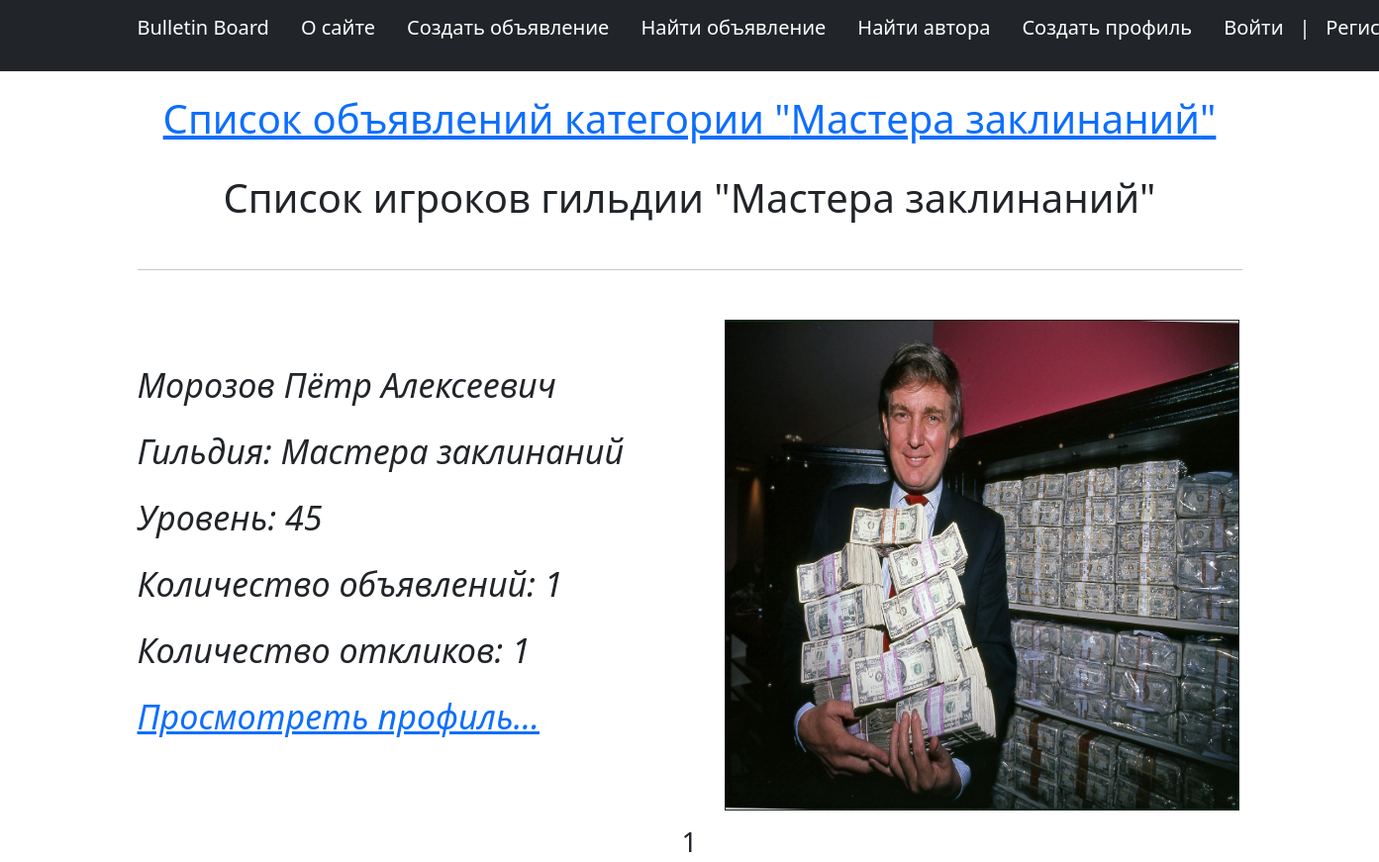
/authors_by_category/spellmasters, run on the app's committed database.
### board/models.py (models this page shows, shortened)
class Category(models.Model):
    name = models.CharField(max_length=100, verbose_name='Название категории')
    slug = models.SlugField(max_length=100, db_index=True, verbose_name='Slug категории', unique=True)
    def __str__(self):
        return self.name
    class Meta:
        verbose_name = 'Категория'
        verbose_name_plural = 'Категории'

class Players(models.Model):
    user = models.OneToOneField(User, on_delete=models.CASCADE, related_name='player', verbose_name='username')
    level = models.IntegerField(default=0, verbose_name='Уровень', validators=[MinValueValidator(0, message='Ошибка! Минимально допустимое значение: 0'),
                                                                                MaxValueValidator(50, message='Ошибка! Максимально допустимое значение: 50')])
    name = models.CharField(max_length=100,verbose_name='Имя', validators=[MinLengthValidator(2, message='Ошибка! Минимально допустимое количество символов: 2'),
                                                                           MaxLengthValidator(100, message='Ошибка! Максимально допустимое количество символов: 100')])
    age = models.IntegerField(blank=True, null=True, verbose_name='Возраст', validators=[MinValueValidator(14, message='Минимально допустимый возраст игрока 14 лет'),
                                                                                         MaxValueValidator(123, message='Вам не может быть столько лет!')])
    sex = models.CharField(max_length=10, choices=[('Male', 'Мужской'),('Female', 'Женский')], verbose_name='Пол')
    city = models.CharField(max_length=100, blank=True, verbose_name='Город проживания', null=True,
                            validators=[MinLengthValidator(2, message='Ошибка! Минимально допустимое количество символов: 2'),
                                        MaxLengthValidator(100, message='Ошибка! Максимально допустимое количество символов: 100')])
    guild = models.ForeignKey(to='Category', on_delete=models.PROTECT, related_name='player', blank=True, verbose_name='Гильдия')
    rating = models.FloatField(default=0.0, validators=[MinValueValidator(0.0, message='Ошибка! Минимально допустимое значение: 0.0'),
                                                        MaxValueValidator(5.0, message='Ошибка! Максимально допустимое значение: 5.0')], verbose_name='Рейтинг игрока')
    registration_time = models.DateTimeField(auto_now_add=True)
    profile_picture = models.ImageField(upload_to='photo/players/%Y/%m/%d', default='photo/players/default/Аватарка по умолчанию.jpg', verbose_name='Аватарка')
    def get_absolute_url(self):
        return reverse('player', kwargs={'player_id' : self.pk})
    def count_of_posts(self):
        return len(self.events.all())
    class Meta:
        verbose_name = 'Игрок'
        verbose_name_plural = 'Игроки'

class Event(models.Model):
    player = models.ForeignKey(Players, on_delete=models.CASCADE, related_name='events', verbose_name='Автор объявления')
    title = models.CharField(verbose_name='Заголовок', max_length=100,
                             validators=[MinLengthValidator(10, message='Минимально допустимое количество символов: 50!'),
                                         MaxLengthValidator(100, message='Максимально допустимое количество символов: 100!')])
    text = models.TextField(verbose_name='Содержание', validators=[MinLengthValidator(100, message='Минимально допустимое количество символов: 100!')])
    category = models.ManyToManyField(Category, related_name='events', verbose_name='Категория')
    is_published = models.BooleanField(default=False, choices=list(map(lambda x: (bool(x[0]), x[1]),[(0, 'Черновик'), (1, 'Опубликовано')])), verbose_name='Этап публикации')
    time_create = models.DateTimeField(auto_now_add=True, verbose_name='Дата создания')
    time_update = models.DateTimeField(auto_now=True, verbose_name='Дата обновления')
    awards = models.TextField(verbose_name='Награды за событие',
                              validators=[MinLengthValidator(50, message='Минимально допустимое количество символов: 50!')])
    requirement_level = models.IntegerField(default=0, verbose_name='Рекомендуемый уровень',
                              validators=[MinValueValidator(0, message='Минимально допустимый уровень: 0!'),
                                          MaxValueValidator(50, message='Максимально допустимый уровень: 50!')])
    slug = models.SlugField(verbose_name='URL объявления',
                            validators=[MinLengthValidator(5, message='Минимально допустимое количество символов: 5!'),
                                        MaxLengthValidator(50, message='Максимально допустимое количество символов: 50!')], unique=True)
    photo = models.ImageField(upload_to='photo/%Y/%m/%d', default=None, null=True, blank=True, verbose_name='Фото контент')
    video = models.FileField(upload_to='video/%Y/%m/%d', default=None, null=True, blank=True,
                              verbose_name='Видео контент')
    objects = models.Manager()
    published = Published()
    class Meta:
        verbose_name = 'Объявление'
        verbose_name_plural = 'Объявления'

### board/views.py (the view)
# urls.py: path('category/<slug:category_slug>', views.show_by_category, name='category'),
def show_by_category(request, category_slug):
    category = get_object_or_404(Category, slug=category_slug)
    author = True if request.path != reverse('category', kwargs={'category_slug' : category_slug}) else False
    page_number = request.GET.get('page')
    return render(request=request, template_name='category.html', context={'category': category,  'author' : author, 'page_number': page_number})

### board/context_processors.py (called while the page is built)
def get_menu(request):
    return {'menu' : menu}

### board/templatetags/custom_tags.py (called while the page is built)
@register.inclusion_tag('show_authors_by_category.html')
def show_authors_by_category(cat_id, page_number):
    authors = Category.objects.get(pk=cat_id).player.all()
    paginator = Paginator(authors, 1)
    page_obj = paginator.get_page(page_number)
    return {'authors': authors, 'page_obj' : page_obj, 'paginator' : paginator}

### templates/category.html (shortened to what this page needs)
{% extends 'flatpages/default.html' %}
{% load custom_tags %}
{% block content %}
<br>
{% if author %}
<a href="{% url 'category' category.slug %}"><h1>Список объявлений категории "{{category.name}}"</h1></a>
{% else %}
<h1>Список объявлений категории "{{category.name}}"</h1>
{% endif %}
<br>
{% if not author %}
<a href="{% url 'authors_by_category' category.slug %}"><h1>Список игроков гильдии "{{category.name}}"</h1></a>
{% else %}
<h1>Список игроков гильдии "{{category.name}}"</h1>
{% endif %}
<br>
<hr>
<br>
{% if author %}
{% show_authors_by_category category.pk page_number %}
{% else %}
{% show_posts_by_category category.pk page_number %}
{% endif %}
{% endblock %}

### templates/show_authors_by_category.html (shortened to what this page needs)
{% if authors %}
{% for a in page_obj %}
<div style="font-size: 34px; text-align: left">
    {% if a.profile_picture %}<img src="{{a.profile_picture.url}}" align="right" width="520" height="496" vspace="10" alt="Аватарка" title="Аватарка" hspace="3" border="1">{% endif %}
    <br>
    <p><i>{{a.name}}</i></p>
    <p><i>Гильдия: {{a.guild}}</i></p>
    <p><i>Уровень: {{a.level}}</i></p>
    <p><i>Количество объявлений: {{a.count_of_posts}}</i></p>
    <p><i>Количество откликов: {{a.count_of_posts}}</i></p>
    <p><i><a href="{{a.get_absolute_url}}">Просмотреть профиль...</a></i></p>
    <br clear="right">
</div>
{% endfor %}
<div style="font-size: 28px" >
{{page_obj.number}}
</div>
{% else %}
<h2>В данной гильдии не состоит ни один игрок!</h2>
{% endif %}

### data on the page
Category: name "Мастера заклинаний"
Players: profile_picture (picture), name "Морозов Пётр Алексеевич", guild "Мастера заклинаний", level "45", count_of_posts "1"

### other printed values
{{ m.title }} "Bulletin Board" "О сайте" "Создать объявление" "Найти объявление" "Найти автора" "Создать профиль"
{{ page_obj.number }} "1"
